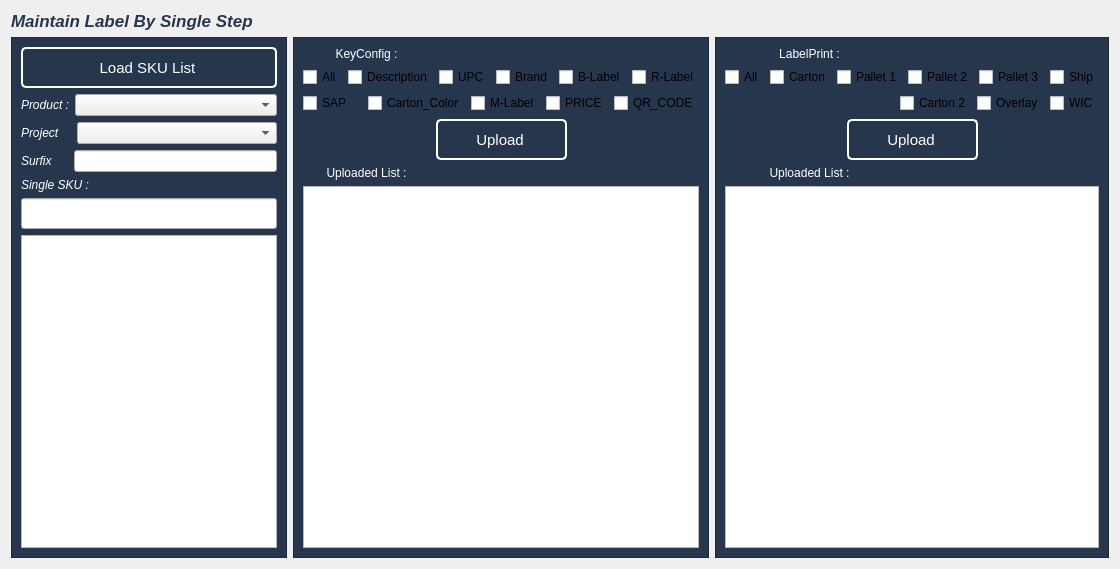
         <widget class="QWidget" name="p_main_single">
          <layout class="QGridLayout" name="gridLayout_18">
           <item row="0" column="0" colspan="3">
            <widget class="QLabel" name="lb_maintain_caption">
             <property name="font">
              <font>
               <pointsize>13</pointsize>
               <italic>true</italic>
               <bold>true</bold>
              </font>
             </property>
             <property name="styleSheet">
              <string notr="true">color: #26364d;
font-weight:bold;</string>
             </property>
             <property name="text">
              <string>Maintain Label By Single Step</string>
             </property>
            </widget>
           </item>
           <item row="1" column="0">
            <widget class="QFrame" name="f_single_find">
             <property name="sizePolicy">
              <sizepolicy hsizetype="Fixed" vsizetype="Preferred">
               <horstretch>0</horstretch>
               <verstretch>0</verstretch>
              </sizepolicy>
             </property>
             <property name="minimumSize">
              <size>
               <width>171</width>
               <height>521</height>
              </size>
             </property>
             <property name="styleSheet">
              <string notr="true">#f_single_find
{
	background-color:#26364d;
}
QPushButton  {
    background-color: #26364d;   /* Màu nền xanh */
    color: white;             /* Chữ màu trắng */
    border: 2px solid white;  /* Viền trắng */
    padding: 3px 6px;       /* Khoảng cách trong */
    border-radius: 5px;       /* Bo góc */
    cursor: pointer;          /* Hiện tay khi hover */
    font-size: 15px;          /* Kích thước chữ */
    text-align: center;
   padding-left: 3px;
}

#f_single_find QPushButton:hover {
    background-color: #3a5a80; /* Đổi màu khi hover */
}
#f_single_find QPushButton:pressed {
    background-color: #3a5a80;   /* Màu khi bấm */
    padding-left: 12px;           /* Giảm padding để cảm giác nhỏ lại */
    padding-top: 8px;
    transform: scale(0.95);       /* (Không hỗ trợ trong Qt CSS, chỉ có thể dùng animation) */
}</string>
             </property>
             <property name="frameShape">
              <enum>QFrame::Shape::StyledPanel</enum>
             </property>
             <property name="frameShadow">
              <enum>QFrame::Shadow::Raised</enum>
             </property>
             <layout class="QGridLayout" name="gridLayout_5">
              <item row="0" column="0">
               <widget class="QPushButton" name="bt_maintain_load_sku_2">
                <property name="minimumSize">
                 <size>
                  <width>151</width>
                  <height>41</height>
                 </size>
                </property>
                <property name="text">
                 <string>Load SKU List</string>
                </property>
               </widget>
              </item>
              <item row="1" column="0">
               <layout class="QHBoxLayout" name="horizontalLayout_32">
                <item>
                 <widget class="QLabel" name="label_40">
                  <property name="sizePolicy">
                   <sizepolicy hsizetype="Fixed" vsizetype="Preferred">
                    <horstretch>0</horstretch>
                    <verstretch>0</verstretch>
                   </sizepolicy>
                  </property>
                  <property name="font">
                   <font>
                    <pointsize>9</pointsize>
                    <italic>true</italic>
                   </font>
                  </property>
                  <property name="styleSheet">
                   <string notr="true">color: rgb(255, 255, 255);</string>
                  </property>
                  <property name="text">
                   <string>Product :</string>
                  </property>
                 </widget>
                </item>
                <item>
                 <widget class="QComboBox" name="cb_maintain_product_2"/>
                </item>
               </layout>
              </item>
              <item row="2" column="0">
               <layout class="QHBoxLayout" name="horizontalLayout_58">
                <property name="spacing">
                 <number>17</number>
                </property>
                <item>
                 <widget class="QLabel" name="label_80">
                  <property name="sizePolicy">
                   <sizepolicy hsizetype="Fixed" vsizetype="Preferred">
                    <horstretch>0</horstretch>
                    <verstretch>0</verstretch>
                   </sizepolicy>
                  </property>
                  <property name="font">
                   <font>
                    <pointsize>9</pointsize>
                    <italic>true</italic>
                   </font>
                  </property>
                  <property name="styleSheet">
                   <string notr="true">color: rgb(255, 255, 255);</string>
                  </property>
                  <property name="text">
                   <string>Project</string>
                  </property>
                 </widget>
                </item>
                <item>
                 <widget class="QComboBox" name="cb_maintain_project_2"/>
                </item>
               </layout>
              </item>
              <item row="3" column="0">
               <layout class="QHBoxLayout" name="horizontalLayout_57">
                <property name="spacing">
                 <number>21</number>
                </property>
                <item>
                 <widget class="QLabel" name="label_79">
                  <property name="sizePolicy">
                   <sizepolicy hsizetype="Fixed" vsizetype="Preferred">
                    <horstretch>0</horstretch>
                    <verstretch>0</verstretch>
                   </sizepolicy>
                  </property>
                  <property name="font">
                   <font>
                    <pointsize>9</pointsize>
                    <italic>true</italic>
                   </font>
                  </property>
                  <property name="styleSheet">
                   <string notr="true">color: rgb(255, 255, 255);</string>
                  </property>
                  <property name="text">
                   <string>Surfix</string>
                  </property>
                 </widget>
                </item>
                <item>
                 <widget class="QLineEdit" name="tx_maintain_surfix_2">
                  <property name="alignment">
                   <set>Qt::AlignmentFlag::AlignCenter</set>
                  </property>
                 </widget>
                </item>
               </layout>
              </item>
              <item row="4" column="0">
               <widget class="QLabel" name="label_11">
                <property name="font">
                 <font>
                  <pointsize>9</pointsize>
                  <italic>true</italic>
                 </font>
                </property>
                <property name="styleSheet">
                 <string notr="true">color: rgb(255, 255, 255);</string>
                </property>
                <property name="text">
                 <string>Single SKU :</string>
                </property>
               </widget>
              </item>
              <item row="5" column="0">
               <widget class="QLineEdit" name="tx_maintain_sku_2">
                <property name="minimumSize">
                 <size>
                  <width>151</width>
                  <height>31</height>
                 </size>
                </property>
                <property name="alignment">
                 <set>Qt::AlignmentFlag::AlignCenter</set>
                </property>
               </widget>
              </item>
              <item row="6" column="0">
               <widget class="QListView" name="list_maintain_sku_2"/>
              </item>
             </layout>
            </widget>
           </item>
           <item row="1" column="1">
            <widget class="QFrame" name="f_single_key">
             <property name="styleSheet">
              <string notr="true">#f_single_key
{
	background-color:#26364d;
}
QPushButton  {
    background-color: #26364d;   /* Màu nền xanh */
    color: white;             /* Chữ màu trắng */
    border: 2px solid white;  /* Viền trắng */
    padding: 3px 6px;       /* Khoảng cách trong */
    border-radius: 5px;       /* Bo góc */
    cursor: pointer;          /* Hiện tay khi hover */
    font-size: 15px;          /* Kích thước chữ */
    text-align: center;
   padding-left: 3px;
}

#f_single_key QPushButton:hover {
    background-color: #3a5a80; /* Đổi màu khi hover */
}
#f_single_key QPushButton:pressed {
    background-color: #3a5a80;   /* Màu khi bấm */
    padding-left: 12px;           /* Giảm padding để cảm giác nhỏ lại */
    padding-top: 8px;
    transform: scale(0.95);       /* (Không hỗ trợ trong Qt CSS, chỉ có thể dùng animation) */
}</string>
             </property>
             <property name="frameShape">
              <enum>QFrame::Shape::StyledPanel</enum>
             </property>
             <property name="frameShadow">
              <enum>QFrame::Shadow::Raised</enum>
             </property>
             <layout class="QGridLayout" name="gridLayout_10">
              <item row="0" column="0">
               <widget class="QLabel" name="lb_branch_text_2">
                <property name="styleSheet">
                 <string notr="true">QLabel
{
	color:white;
	text-align: left;
}</string>
                </property>
                <property name="text">
                 <string>KeyConfig :</string>
                </property>
                <property name="alignment">
                 <set>Qt::AlignmentFlag::AlignCenter</set>
                </property>
               </widget>
              </item>
              <item row="1" column="0" colspan="3">
               <layout class="QHBoxLayout" name="horizontalLayout_29">
                <item>
                 <widget class="QCheckBox" name="chk_maintain_all">
                  <property name="text">
                   <string>All</string>
                  </property>
                 </widget>
                </item>
                <item>
                 <widget class="QCheckBox" name="chk_maintain_des">
                  <property name="text">
                   <string>Description</string>
                  </property>
                 </widget>
                </item>
                <item>
                 <widget class="QCheckBox" name="chk_maintain_upc">
                  <property name="text">
                   <string>UPC</string>
                  </property>
                 </widget>
                </item>
                <item>
                 <widget class="QCheckBox" name="chk_maintain_brand">
                  <property name="text">
                   <string>Brand</string>
                  </property>
                 </widget>
                </item>
                <item>
                 <widget class="QCheckBox" name="chk_maintain_blabel">
                  <property name="text">
                   <string>B-Label</string>
                  </property>
                 </widget>
                </item>
                <item>
                 <widget class="QCheckBox" name="chk_maintain_rlabel">
                  <property name="text">
                   <string>R-Label</string>
                  </property>
                 </widget>
                </item>
               </layout>
              </item>
              <item row="2" column="0" colspan="3">
               <layout class="QHBoxLayout" name="horizontalLayout_28">
                <item>
                 <widget class="QCheckBox" name="chk_maintain_sap">
                  <property name="text">
                   <string>SAP</string>
                  </property>
                 </widget>
                </item>
                <item>
                 <widget class="QCheckBox" name="chk_maintain_color">
                  <property name="text">
                   <string>Carton_Color</string>
                  </property>
                 </widget>
                </item>
                <item>
                 <widget class="QCheckBox" name="chk_maintain_mlabel">
                  <property name="text">
                   <string>M-Label</string>
                  </property>
                 </widget>
                </item>
                <item>
                 <widget class="QCheckBox" name="chk_maintain_price">
                  <property name="text">
                   <string>PRICE</string>
                  </property>
                 </widget>
                </item>
                <item>
                 <widget class="QCheckBox" name="chk_maintain_qr">
                  <property name="text">
                   <string>QR_CODE</string>
                  </property>
                 </widget>
                </item>
               </layout>
              </item>
              <item row="3" column="0">
               <spacer name="horizontalSpacer_3">
                <property name="orientation">
                 <enum>Qt::Orientation::Horizontal</enum>
                </property>
                <property name="sizeHint" stdset="0">
                 <size>
                  <width>124</width>
                  <height>20</height>
                 </size>
                </property>
               </spacer>
              </item>
              <item row="3" column="1">
               <widget class="QPushButton" name="bt_maintain_load_key">
                <property name="minimumSize">
                 <size>
                  <width>131</width>
                  <height>41</height>
                 </size>
                </property>
                <property name="text">
                 <string>Upload</string>
                </property>
               </widget>
              </item>
              <item row="3" column="2">
               <spacer name="horizontalSpacer_4">
                <property name="orientation">
                 <enum>Qt::Orientation::Horizontal</enum>
                </property>
                <property name="sizeHint" stdset="0">
                 <size>
                  <width>124</width>
                  <height>20</height>
                 </size>
                </property>
               </spacer>
              </item>
              <item row="4" column="0">
               <widget class="QLabel" name="lb_branch_text_4">
                <property name="styleSheet">
                 <string notr="true">QLabel
{
	color:white;
}</string>
                </property>
                <property name="text">
                 <string>Uploaded List :</string>
                </property>
                <property name="alignment">
                 <set>Qt::AlignmentFlag::AlignCenter</set>
                </property>
               </widget>
              </item>
              <item row="5" column="0" colspan="3">
               <widget class="QTableView" name="table_maintain_key"/>
              </item>
             </layout>
            </widget>
           </item>
           <item row="1" column="2">
            <widget class="QFrame" name="f_single_Print">
             <property name="styleSheet">
              <string notr="true">#f_single_Print
{
	background-color:#26364d;
}
QPushButton  {
    background-color: #26364d;   /* Màu nền xanh */
    color: white;             /* Chữ màu trắng */
    border: 2px solid white;  /* Viền trắng */
    padding: 3px 6px;       /* Khoảng cách trong */
    border-radius: 5px;       /* Bo góc */
    cursor: pointer;          /* Hiện tay khi hover */
    font-size: 15px;          /* Kích thước chữ */
    text-align: center;
   padding-left: 3px;
}

#f_single_Print QPushButton:hover {
    background-color: #3a5a80; /* Đổi màu khi hover */
}
#f_single_Print QPushButton:pressed {
    background-color: #3a5a80;   /* Màu khi bấm */
    padding-left: 12px;           /* Giảm padding để cảm giác nhỏ lại */
    padding-top: 8px;
    transform: scale(0.95);       /* (Không hỗ trợ trong Qt CSS, chỉ có thể dùng animation) */
}</string>
             </property>
             <property name="frameShape">
              <enum>QFrame::Shape::StyledPanel</enum>
             </property>
             <property name="frameShadow">
              <enum>QFrame::Shadow::Raised</enum>
             </property>
             <layout class="QGridLayout" name="gridLayout_11">
              <item row="0" column="0">
               <widget class="QLabel" name="lb_branch_text_3">
                <property name="styleSheet">
                 <string notr="true">QLabel
{
	color:white;
}</string>
                </property>
                <property name="text">
                 <string>LabelPrint :</string>
                </property>
                <property name="alignment">
                 <set>Qt::AlignmentFlag::AlignCenter</set>
                </property>
               </widget>
              </item>
              <item row="1" column="0" colspan="2">
               <layout class="QHBoxLayout" name="horizontalLayout_30">
                <item>
                 <widget class="QCheckBox" name="chk_maintain_print_all">
                  <property name="text">
                   <string>All</string>
                  </property>
                 </widget>
                </item>
                <item>
                 <widget class="QCheckBox" name="chk_maintain_print_carton">
                  <property name="text">
                   <string>Carton</string>
                  </property>
                 </widget>
                </item>
                <item>
                 <widget class="QCheckBox" name="chk_maintain_print_pallet1">
                  <property name="text">
                   <string>Pallet 1</string>
                  </property>
                 </widget>
                </item>
                <item>
                 <widget class="QCheckBox" name="chk_maintain_print_pallet2">
                  <property name="text">
                   <string>Pallet 2</string>
                  </property>
                 </widget>
                </item>
                <item>
                 <widget class="QCheckBox" name="chk_maintain_print_pallet3">
                  <property name="text">
                   <string>Pallet 3</string>
                  </property>
                 </widget>
                </item>
                <item>
                 <widget class="QCheckBox" name="chk_maintain_print_ship">
                  <property name="text">
                   <string>Ship</string>
                  </property>
                 </widget>
                </item>
               </layout>
              </item>
              <item row="2" column="1">
               <layout class="QHBoxLayout" name="horizontalLayout_31">
                <item>
                 <widget class="QCheckBox" name="chk_maintain_print_carton2">
                  <property name="text">
                   <string>Carton 2</string>
                  </property>
                 </widget>
                </item>
                <item>
                 <widget class="QCheckBox" name="chk_maintain_print_overlay">
                  <property name="text">
                   <string>Overlay</string>
                  </property>
                 </widget>
                </item>
                <item>
                 <widget class="QCheckBox" name="chk_maintain_print_wic">
                  <property name="text">
                   <string>WIC</string>
                  </property>
                 </widget>
                </item>
               </layout>
              </item>
              <item row="3" column="0" colspan="2">
               <layout class="QHBoxLayout" name="horizontalLayout_27">
                <item>
                 <spacer name="horizontalSpacer_5">
                  <property name="orientation">
                   <enum>Qt::Orientation::Horizontal</enum>
                  </property>
                  <property name="sizeHint" stdset="0">
                   <size>
                    <width>118</width>
                    <height>20</height>
                   </size>
                  </property>
                 </spacer>
                </item>
                <item>
                 <widget class="QPushButton" name="bt_maintain_print_load">
                  <property name="minimumSize">
                   <size>
                    <width>131</width>
                    <height>41</height>
                   </size>
                  </property>
                  <property name="text">
                   <string>Upload</string>
                  </property>
                 </widget>
                </item>
                <item>
                 <spacer name="horizontalSpacer_6">
                  <property name="orientation">
                   <enum>Qt::Orientation::Horizontal</enum>
                  </property>
                  <property name="sizeHint" stdset="0">
                   <size>
                    <width>108</width>
                    <height>20</height>
                   </size>
                  </property>
                 </spacer>
                </item>
               </layout>
              </item>
              <item row="4" column="0">
               <widget class="QLabel" name="lb_branch_text_5">
                <property name="styleSheet">
                 <string notr="true">QLabel
{
	color:white;
}</string>
                </property>
                <property name="text">
                 <string>Uploaded List :</string>
                </property>
                <property name="alignment">
                 <set>Qt::AlignmentFlag::AlignCenter</set>
                </property>
               </widget>
              </item>
              <item row="5" column="0" colspan="2">
               <widget class="QTableView" name="table_maintain_print_upload"/>
              </item>
             </layout>
            </widget>
           </item>
          </layout>
         </widget>
